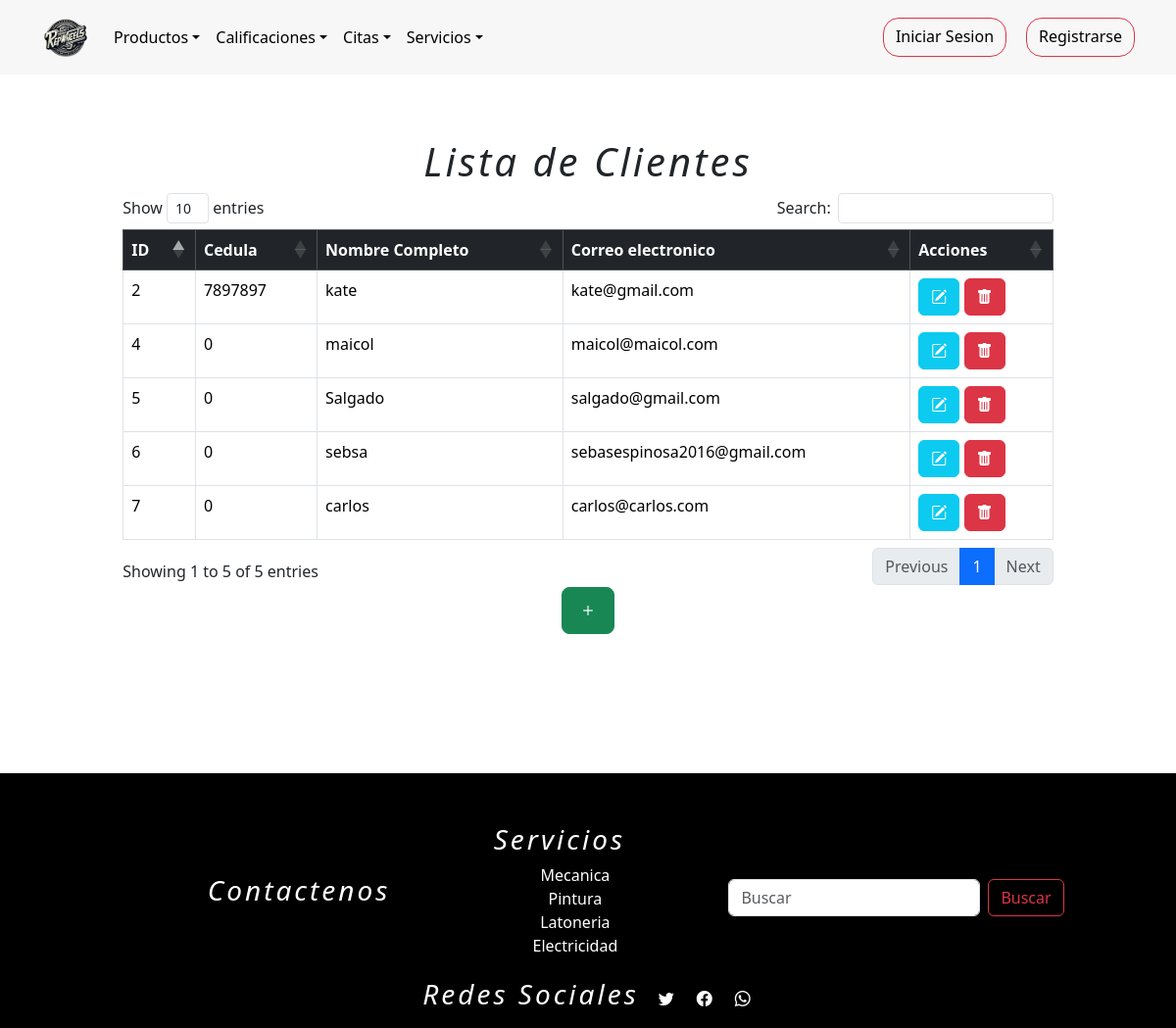
Before: /listarCliente/ with the older database file.
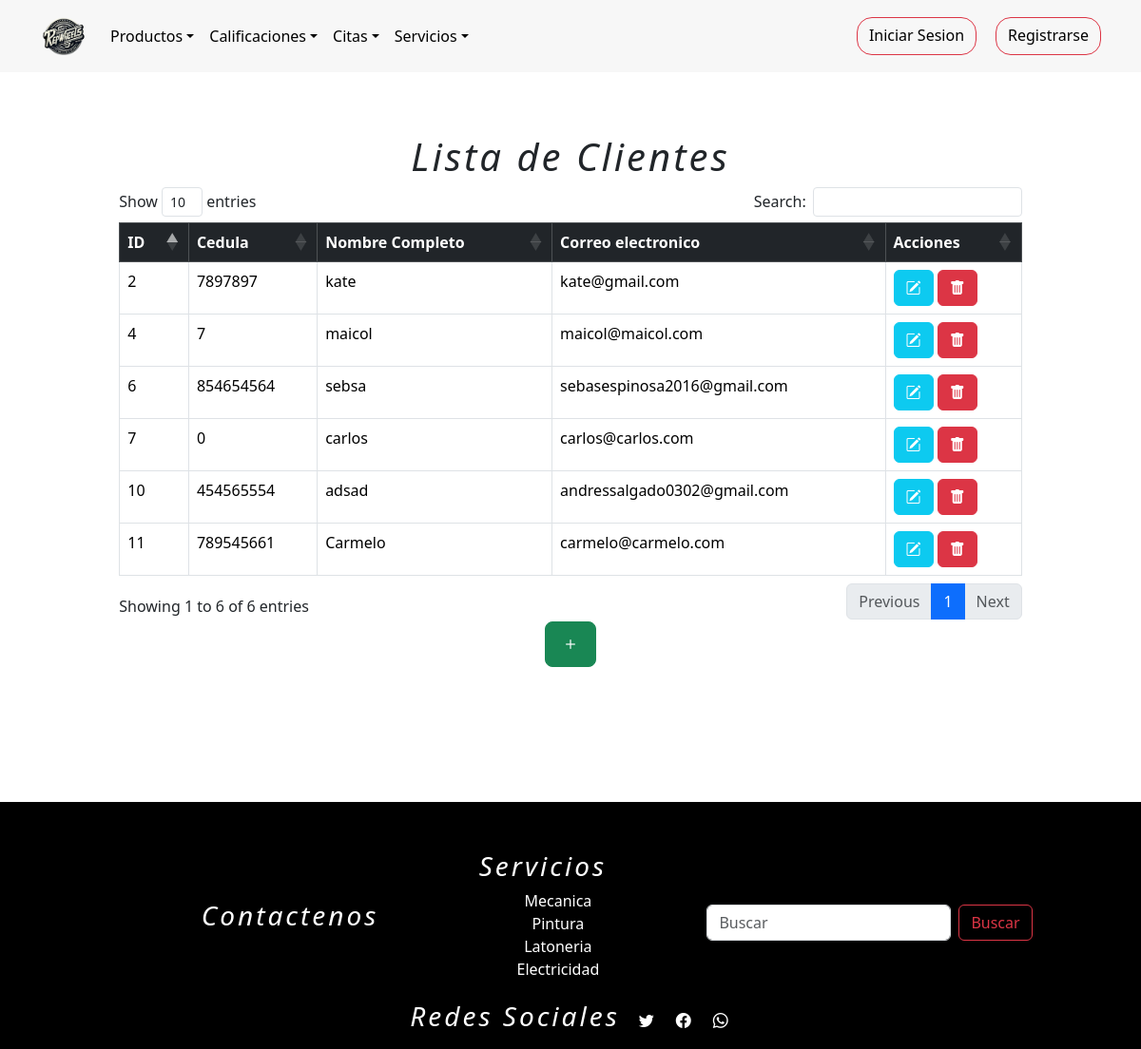
After: the same page with the newer database file.
### tienda/models.py (models this page shows, shortened)
class Usuarios(AbstractUser):
    username = None
    nombre = models.CharField(max_length=254)
    email = models.EmailField(max_length=254, unique=True,blank=False,null=True)
    password = models.CharField(max_length=254,blank=False,null=True)
    foto = models.ImageField(upload_to="media/", default="media/user.png")
    token_recuperar = models.CharField(max_length=254,blank=False,null=False,default=0)
    telefono=models.IntegerField(null=False,blank=True,default='0')
    cargo = models.CharField(max_length=254,null=False)
    direccion=models.CharField(max_length=254)
    cedula=models.IntegerField(blank=True,null=False,default='0')
    ROLES = (
        (1,"administrador"),
        (2,"proveedor"),
        (3,"empleado"),
        (4,"cliente"),
    )
    rol=models.IntegerField(choices=ROLES,default=4)
    n = models.IntegerField(blank=True,null=False,default=0)
    USERNAME_FIELD = "email"
    REQUIRED_FIELDS = ["nombre"]
    objects = CustomUserManager()

### tienda/views.py (the view)
# urls.py: path('listarCliente/',views.listarCliente, name="listarCliente"),
def listarCliente(request):
    q = Usuarios.objects.filter(rol=4)
    contexto = {"data" : q}
    return render(request, "tienda/clientes/listarCliente.html",contexto)

### tienda/templates/tienda/clientes/listarCliente.html (shortened to what this page needs)
{% extends 'tienda/base1.html' %}
{% load static %}
{% block contenedor %}
<main>
  <div class="container-fluid m-3" style="padding:4%;">
  <h1 class="h1">Lista de Clientes</h1>
  <table class="table table-bordered table-hover" id="tableR">
    <thead class="table-dark">
      <tr>
        <th>ID</th>
        <th>Cedula</th>
        <th>Nombre Completo</th>
        <th>Correo electronico</th>
        <th>Acciones</th>
      </tr>
    </thead>
    <tbody>
      {% for r in data %}
      <tr>
        <td>{{ r.id }}</td>
        <td>{{ r.cedula }}</td>
        <td>{{ r.nombre }}</td>
        <td>{{ r.email }}</td>
        <td>
          <a type="button" class="btn btn-info" href="{% url 'clientesEditar' r.id %}"> <i class="bi bi-pencil-square"></i> <br></a>
          <a type="button" class="btn btn-danger"
            href="javascript:eliminar('{% url 'clientesEliminar' r.id %}')"><i class="bi bi-trash-fill"></i></a>
        </td>
      </tr>
      {% endfor %}
    </tbody>
  </table>
  <div style="display: flex; justify-content: center; align-content: center;">
    <a href="{% url 'registrarCliente' %}" class="btn btn-success btn-lg"><i class="bi bi-plus"></i></a>
</div>
  </div>
</main>
{% endblock %}

Changed rows visible on the page:
removed Usuarios: id "5", cedula "0", nombre "Salgado", email "salgado@gmail.com"
changed Usuarios "maicol": cedula "0" → "7"
changed Usuarios "sebsa": cedula "0" → "854654564"
added Usuarios: id "10", cedula "454565554", nombre "adsad", email "andressalgado0302@gmail.com"
added Usuarios: id "11", cedula "789545661", nombre "Carmelo", email "carmelo@carmelo.com"
Other visible differences:
text written by a page script: "Show entries Search: Showing 1 to 5 of 5 entries Previous 1 Next" → "Show entries Search: Showing 1 to 6 of 6 entries Previous 1 Next"
